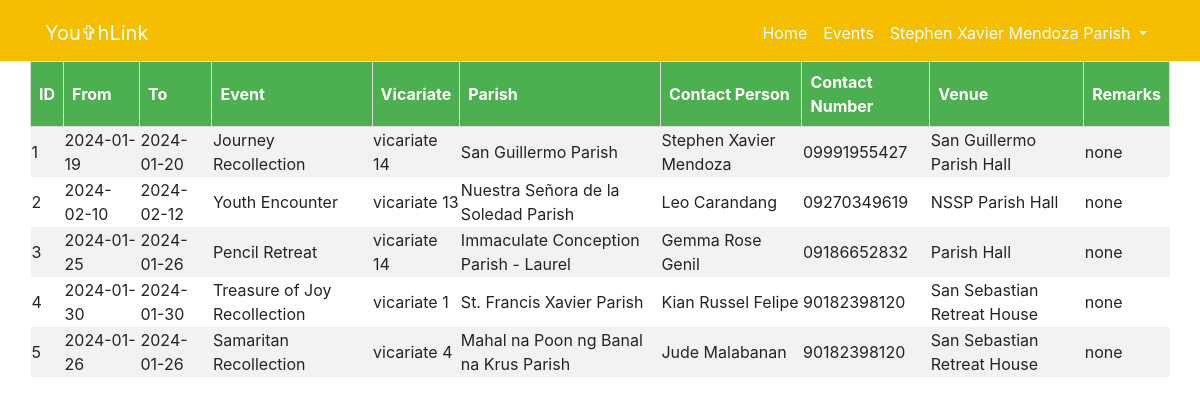
Screenshot of /appointment_list.php (signed in) with the database file from the repository.
### tables this page shows
CREATE TABLE `user_data` (
  `id` int(50) NOT NULL,
  `name` varchar(50) NOT NULL,
  `username` varchar(50) NOT NULL,
  `organization` varchar(50) NOT NULL,
  `vicariate` varchar(100) NOT NULL,
  `parish` varchar(100) NOT NULL,
  `email` varchar(50) NOT NULL,
  `cnumber` varchar(13) NOT NULL,
  `password` varchar(50) NOT NULL
);

CREATE TABLE `appointment_data` (
  `id` int(50) NOT NULL,
  `eventDateFrom` date NOT NULL,
  `eventDateTo` date NOT NULL,
  `event` varchar(50) NOT NULL,
  `vicariate` varchar(50) NOT NULL,
  `parish` varchar(100) NOT NULL,
  `contactPerson` varchar(50) NOT NULL,
  `contactNumber` varchar(13) NOT NULL,
  `venue` varchar(500) NOT NULL,
  `remarks` varchar(500) NOT NULL
);

### appointment_list.php (the view, shortened to what this page needs)
<!DOCTYPE html>
<html lang="en">
<head>
  <link rel="stylesheet" href="https://stackpath.bootstrapcdn.com/bootstrap/4.5.0/css/bootstrap.min.css">
</head>
<body>
  <?php include 'header.php'; ?>
  <?php
$servername = "localhost";
$dbUsername = "root";
$dbPassword = "";
$dbname = "youthlink";
$conn = new mysqli($servername, $dbUsername, $dbPassword, $dbname);
$sql = "SELECT * FROM appointment_data";
$result = $conn->query($sql);
if ($result->num_rows > 0) {
    echo "<div class='event-list-container'><table class='event-list-table'><tr><th>ID</th><th> From</th><th> To</th><th>Event</th><th>Vicariate</th><th>Parish</th><th>Contact Person</th><th>Contact Number</th><th>Venue</th><th>Remarks</th></tr>";
    while ($row = $result->fetch_assoc()) {
        echo "<tr><td>" . $row["id"] . "</td><td>" . $row["eventDateFrom"] . "</td><td>" . $row["eventDateTo"] . "</td><td>" . $row["event"] . "</td><td>" . $row["vicariate"] . "</td><td>" . $row["parish"] . "</td><td>" . $row["contactPerson"] . "</td><td>" . $row["contactNumber"] . "</td><td>" . $row["venue"] . "</td><td>" . $row["remarks"] . "</td></tr>";
    }
    echo "</table></div>";
} else {
    echo "No results found";
}
?>
</body>
</html>

### header.php (shortened to what this page needs)
<?php
    $servername = "localhost";
    $dbUsername = "root";
    $dbPassword = "";
    $dbname = "youthlink";
    $conn = new mysqli($servername, $dbUsername, $dbPassword, $dbname);
    $id = $_SESSION['id'];
    $sql = "SELECT * FROM user_data WHERE id = $id";
    $result = $conn->query($sql);
    if ($result->num_rows > 0) {
        $row = $result->fetch_assoc();
    } else {
        $loginText = 'Login';
    }
?>
<!DOCTYPE html>
<html lang="en">
<head>
  <link rel="stylesheet" href="https://stackpath.bootstrapcdn.com/bootstrap/4.5.0/css/bootstrap.min.css">
  <link rel="stylesheet" href="https://cdn.jsdelivr.net/npm/bootstrap@4.6.2/dist/css/bootstrap.min.css">
</head>
<body>
  <nav class="navbar navbar-expand-lg">
    <div class="container">
      <a class="navbar-brand" href="index.html">You✞hLink</a>
      <div class="collapse navbar-collapse" id="navbarNav">
        <ul class="navbar-nav ml-auto">
          <li class="nav-item">
            <a class="nav-link" href="index.html">Home</a>
          </li>
          <li class="nav-item">
            <a class="nav-link" href="events-member.php">Events</a>
          </li>
          <li class="dropdown">
            <a class="nav-link dropdown-toggle username" href="#" role="button" id="dropdownMenuLink" data-toggle="dropdown" aria-haspopup="true" aria-expanded="false">
                <?php echo $row["name"]?>
                <?php echo $row["organization"]?>
            </a>
          </li>
        </ul>
      </div>
    </div>
  </nav>
</body>
</html>

### appointment_list.php (style rules this page uses)
body { background-color: #f8f8f8; color: #333333; margin-bottom: 60px; }
.navbar { background-color: #F6BE00; }
.navbar-brand { color: #fff; }
.nav-link { color: #fff; }
.container { padding-top: 5px; }
.event-list-container { margin: 0 auto; width: 95%; }
.event-list-table { border-collapse: collapse; width: 100%; }
.event-list-table th, .client-list-table td { border: 1px solid #ddd; padding: 8px; text-align: left; }
.event-list-table th { background-color: #4CAF50; color: white; }
.event-list-table tr:nth-child(even) { background-color: #f2f2f2; }

### header.php (style rules this page uses)
.username { color: white; background: none; border: none; }

### rows the page displays
user_data: name "Stephen Xavier Mendoza", organization "Parish"
appointment_data: id "1", eventDateFrom "2024-01-19", eventDateTo "2024-01-20", event "Journey Recollection", vicariate "vicariate 14", parish "San Guillermo Parish", contactPerson "Stephen Xavier Mendoza", contactNumber "09991955427", venue "San Guillermo Parish Hall", remarks "none"
appointment_data: id "2", eventDateFrom "2024-02-10", eventDateTo "2024-02-12", event "Youth Encounter", vicariate "vicariate 13", parish "Nuestra Señora de la Soledad Parish", contactPerson "Leo Carandang", contactNumber "09270349619", venue "NSSP Parish Hall", remarks "none"
appointment_data: id "3", eventDateFrom "2024-01-25", eventDateTo "2024-01-26", event "Pencil Retreat", vicariate "vicariate 14", parish "Immaculate Conception Parish - Laurel", contactPerson "Gemma Rose Genil", contactNumber "09186652832", venue "Parish Hall", remarks "none"
appointment_data: id "4", eventDateFrom "2024-01-30", eventDateTo "2024-01-30", event "Treasure of Joy Recollection", vicariate "vicariate 1", parish "St. Francis Xavier Parish", contactPerson "Kian Russel Felipe", contactNumber "90182398120", venue "San Sebastian Retreat House", remarks "none"
appointment_data: id "5", eventDateFrom "2024-01-26", eventDateTo "2024-01-26", event "Samaritan Recollection", vicariate "vicariate 4", parish "Mahal na Poon ng Banal na Krus Parish", contactPerson "Jude Malabanan", contactNumber "90182398120", venue "San Sebastian Retreat House", remarks "none"
